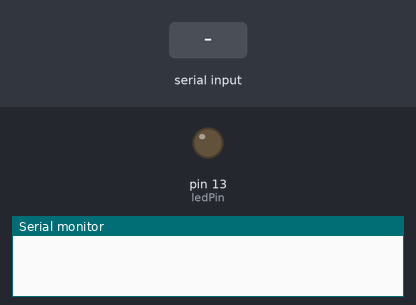
Bench run of a sketch on a simulated Arduino Uno, built with avr-gcc and run on an emulated ATmega328P. On the bench: output pins drawn as LEDs (lit = HIGH), the last lines printed to the serial monitor. The test bench sets the inputs (shaded band).

Above: at 1.2 s.
1.3 s: "0" received over the second serial link
At 2.5 s:
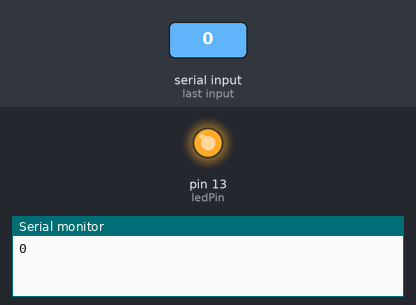
2.8 s: "1" received over the second serial link
At 3.6 s:
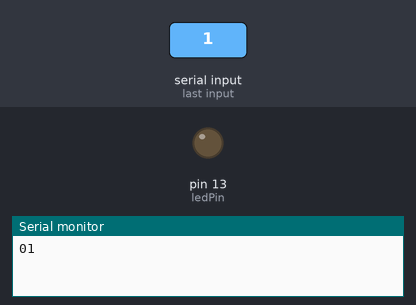
Timing chart, 0 to 5.8 s (numbered marks = the images above; inputs shaded):
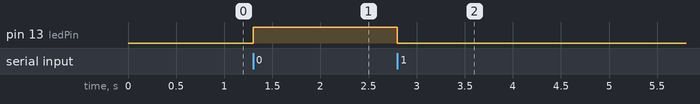

Measured:
- after the input at 1.3 s, pin 13 (ledPin): LOW → HIGH at once
- after the input at 2.8 s, pin 13 (ledPin): HIGH → LOW at once

The sketch:

Led_Command.ino
```cpp
#include <SoftwareSerial.h>

SoftwareSerial bluetooth(0, 1); //RX | TX

int ledPin = 13;

void setup() {
  // put your setup code here, to run once:
  Serial.begin(9600);
  bluetooth.begin(9600);
  pinMode(ledPin, OUTPUT);

}

void loop() {
  // put your main code here, to run repeatedly:
  if (bluetooth.available()){
    //Serial.write(bluetooth.read());
    char r = bluetooth.read();
    Serial.write(r);
    if (r == '0')
      digitalWrite(ledPin, HIGH);
    if (r == '1')
      digitalWrite(ledPin, LOW);
  }


  if (Serial.available())
    bluetooth.write(Serial.read());

}
```
